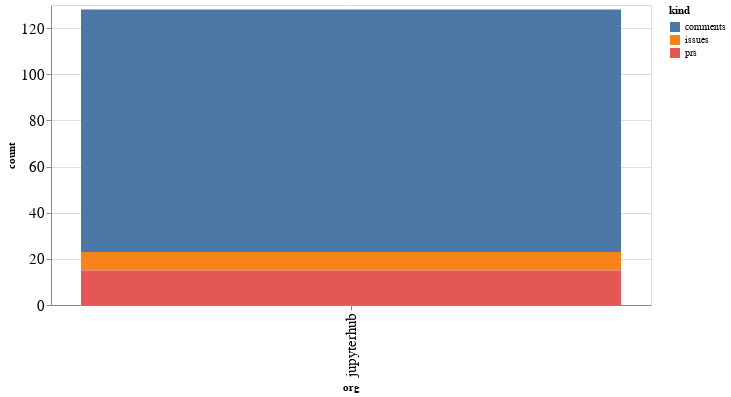

The cell this chart's notebook holds for it:
### Code cell
alt.Chart(org_summaries, width=600).mark_bar().encode(
    x='org',
    y='count',
    color='kind',
    tooltip="org"
)

### Figure 1 — Vega-Lite specification as saved in the notebook (floating-point values rounded to 4 significant figures)
{"config": {"axisLeft": {"labelFontSize": 15}, "axisBottom": {"labelFontSize": 15}}, "data": {"name": "data-c117c7f85b8c1e1a0f9353c62fd1fde3"}, "mark": "bar", "encoding": {"color": {"type": "nominal", "field": "kind"}, "tooltip": {"type": "nominal", "field": "org"}, "x": {"type": "nominal", "field": "org"}, "y": {"type": "quantitative", "field": "count"}}, "width": 600, "$schema": "https://vega.github.io/schema/vega-lite/v4.8.1.json", "datasets": {"data-c117c7f85b8c1e1a0f9353c62fd1fde3": [{"org": "jupyterhub", "kind": "comments", "count": 105}, {"org": "jupyterhub", "kind": "issues", "count": 8}, {"org": "jupyterhub", "kind": "prs", "count": 15}]}}
